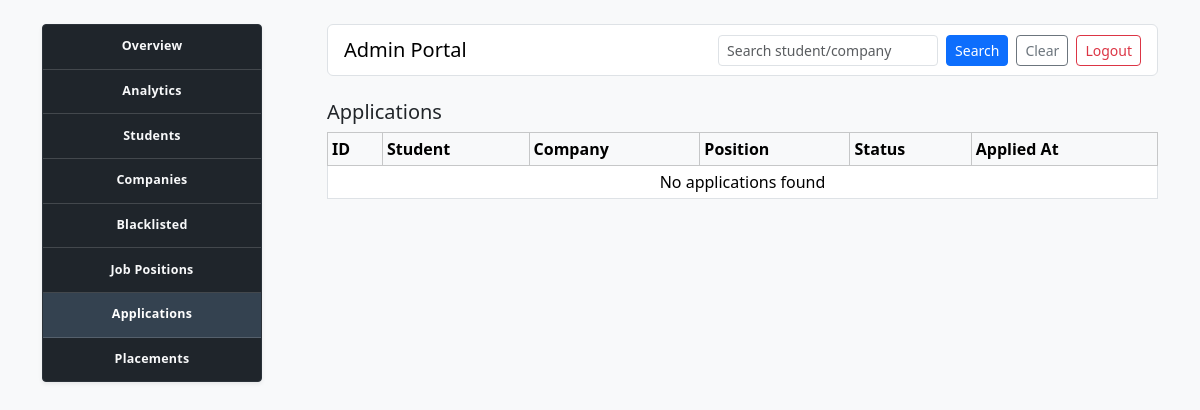
The app's page /admin-portal/applications (signed in), older data.
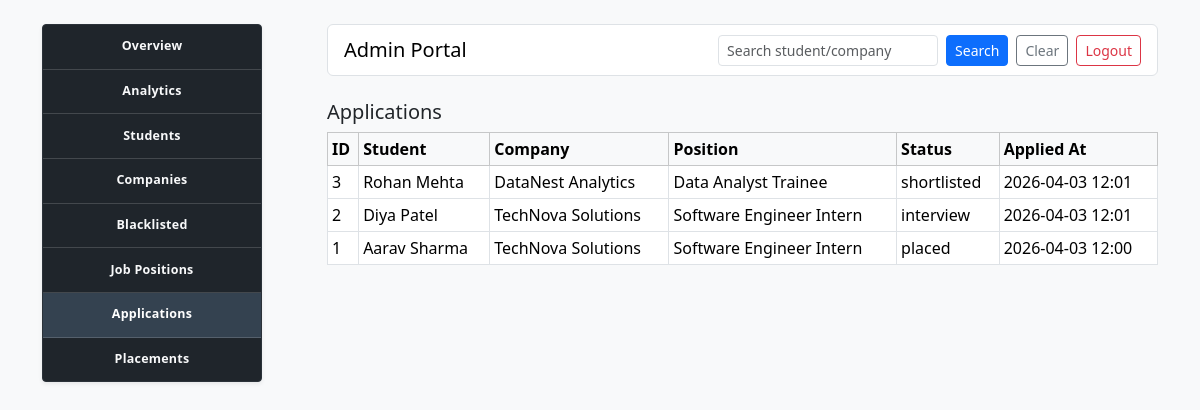
The same page, newer data.
### model.py (models this page shows, shortened)
class Application(db.Model):
    __tablename__ = "applications"
    __table_args__ = (
        UniqueConstraint(
            "student_id", "job_position_id", name="uq_student_job_application"
        ),
    )
    id = db.Column(db.Integer, primary_key=True)
    student_id = db.Column(db.Integer, db.ForeignKey("students.id"), nullable=False)
    job_position_id = db.Column(
        db.Integer, db.ForeignKey("job_positions.id"), nullable=False
    )
    status = db.Column(db.String(30), nullable=False, default="applied")
    applied_at = db.Column(db.DateTime, nullable=False, default=datetime.utcnow)
    student = db.relationship("Student", back_populates="applications")
    job_position = db.relationship("JobPosition", back_populates="applications")
    placement = db.relationship(
        "Placement", back_populates="application", uselist=False, cascade="all, delete-orphan"
    )

class Student(db.Model):
    __tablename__ = "students"
    id = db.Column(db.Integer, primary_key=True)
    full_name = db.Column(db.String(120), nullable=False)
    email = db.Column(db.String(120), unique=True, nullable=False)
    password = db.Column(db.String(120), nullable=False)
    phone = db.Column(db.String(20), nullable=True)
    course = db.Column(db.String(100), nullable=True)
    skills = db.Column(db.String(255), nullable=True)
    graduation_year = db.Column(db.Integer, nullable=True)
    resume_url = db.Column(db.String(255), nullable=True)
    is_deactivated = db.Column(db.Boolean, nullable=False, default=False)
    applications = db.relationship(
        "Application", back_populates="student", cascade="all, delete-orphan"
    )

class Company(db.Model):
    __tablename__ = "companies"
    id = db.Column(db.Integer, primary_key=True)
    name = db.Column(db.String(120), unique=True, nullable=False)
    email = db.Column(db.String(120), unique=True, nullable=False)
    password = db.Column(db.String(120), nullable=False)
    industry = db.Column(db.String(100), nullable=True)
    location = db.Column(db.String(120), nullable=True)
    website = db.Column(db.String(255), nullable=True)
    is_blacklisted = db.Column(db.Boolean, nullable=False, default=False)
    is_approved = db.Column(db.Boolean, nullable=False, default=False)
    job_positions = db.relationship(
        "JobPosition", back_populates="company", cascade="all, delete-orphan"
    )

class JobPosition(db.Model):
    __tablename__ = "job_positions"
    id = db.Column(db.Integer, primary_key=True)
    company_id = db.Column(db.Integer, db.ForeignKey("companies.id"), nullable=False)
    title = db.Column(db.String(120), nullable=False)
    description = db.Column(db.Text, nullable=True)
    eligibility_criteria = db.Column(db.String(255), nullable=True)
    required_skills = db.Column(db.String(255), nullable=True)
    experience_required = db.Column(db.String(120), nullable=True)
    application_deadline = db.Column(db.Date, nullable=True)
    location = db.Column(db.String(120), nullable=True)
    salary_lpa = db.Column(db.Float, nullable=True)
    status = db.Column(db.String(30), nullable=False, default="pending")
    is_active = db.Column(db.Boolean, nullable=False, default=True)
    posted_at = db.Column(db.DateTime, nullable=False, default=datetime.utcnow)
    company = db.relationship("Company", back_populates="job_positions")
    applications = db.relationship(
        "Application", back_populates="job_position", cascade="all, delete-orphan"
    )

### app.py (the view)
@app.route('/admin-portal/applications')
def admin_portal_applications():
    return render_admin_portal_page("admin_applications.html", "applications")

### app.py (called while the page is built)
def close_expired_job_positions():
    today = datetime.utcnow().date()
    expired_positions = JobPosition.query.filter(
        JobPosition.is_active == True,
        JobPosition.application_deadline.isnot(None),
        JobPosition.application_deadline < today,
    ).all()
    for position in expired_positions:
        position.is_active = False
        position.status = "closed"
    if expired_positions:
        db.session.commit()

### template/admin_applications.html
{% extends 'admin_layout.html' %}
{% block admin_content %}
<section class="mb-4">
    <h2 class="h5">Applications</h2>
    <div class="table-responsive">
        <table class="table table-bordered table-sm align-middle">
            <thead class="table-light">
                <tr>
                    <th>ID</th><th>Student</th><th>Company</th><th>Position</th><th>Status</th><th>Applied At</th>
                </tr>
            </thead>
            <tbody>
                {% for application in applications %}
                <tr>
                    <td>{{ application.id }}</td>
                    <td>{{ application.student.full_name }}</td>
                    <td>{{ application.job_position.company.name }}</td>
                    <td>{{ application.job_position.title }}</td>
                    <td>{{ application.status }}</td>
                    <td>{{ application.applied_at.strftime('%Y-%m-%d %H:%M') if application.applied_at else 'N/A' }}</td>
                </tr>
                {% else %}
                <tr><td colspan="6" class="text-center">No applications found</td></tr>
                {% endfor %}
            </tbody>
        </table>
    </div>
</section>
{% endblock %}

Row changes from the older to the newer data that the page shows:
added Application: id "3", student.full_name "Rohan Mehta", job_position.company.name "DataNest Analytics", job_position "Data Analyst Trainee", status "shortlisted", applied_at "2026-04-03 12:01"
added Application: id "2", student.full_name "Diya Patel", job_position.company.name "TechNova Solutions", job_position "Software Engineer Intern", status "interview", applied_at "2026-04-03 12:01"
added Application: id "1", student.full_name "Aarav Sharma", job_position.company.name "TechNova Solutions", job_position "Software Engineer Intern", status "placed", applied_at "2026-04-03 12:00"
Text that changed along with them:
text no longer shown: "No applications found"
